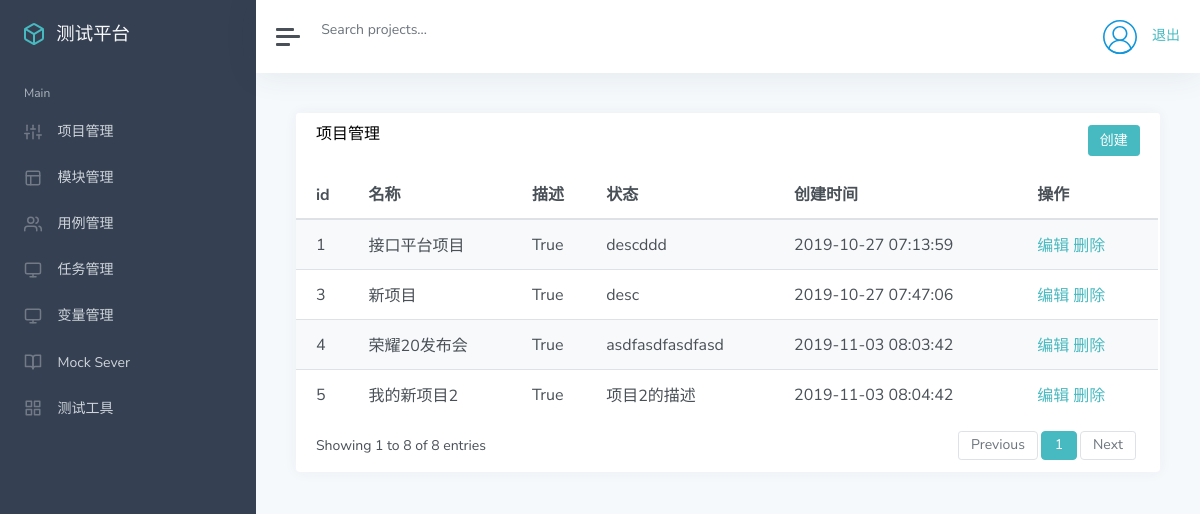
/manage/ (signed in), run on an earlier commit of the app's database.
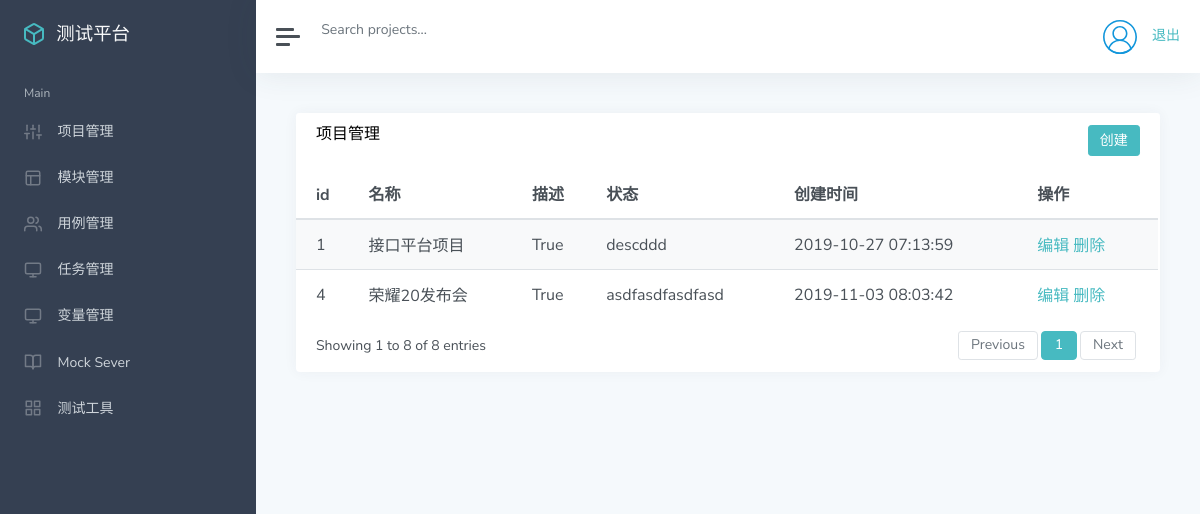
And on a later commit of the database.
### app_manage/models.py (models this page shows, shortened)
class Project(models.Model):
    name = models.CharField("名称", max_length=100, null=False, default="")
    describe = models.TextField("描述", default="")
    status = models.BooleanField("状态", default=True)
    update_time = models.DateTimeField("更新时间", auto_now=True)
    create_time = models.DateTimeField("创建时间", auto_now_add=True)

### app_manage/views/project_view.py (the view)
# urls.py: path('', project_view.list_project),
@login_required
def list_project(request):
    username = request.COOKIES.get('user', '')
    project_list = Project.objects.all()
    return render(request, "project/list.html", {"projects": project_list,
                                                 "user": username})

### templates/project/list.html (shortened to what this page needs)
{% extends "manage.html" %}
{% block manage %}
<div class="card flex-fill">
    <div class="card-header">
        <h5 class="card-title mb-0" style="float:left">项目管理</h5>
        <button onclick="add()" type="button" class="btn btn-primary" style="float:right">创建</button>
    </div>
    <div id="datatables-dashboard-traffic_wrapper" class="dataTables_wrapper dt-bootstrap4 no-footer">
        <div class="row">
            <div class="col-sm-12">
                <table id="datatables-dashboard-traffic" class="table table-striped my-0 dataTable no-footer"
                    role="grid" aria-describedby="datatables-dashboard-traffic_info">
                    <thead>
                        <tr role="row">
                            <th>id</th>
                            <th>名称</th>
                            <th>描述</th>
                            <th>状态</th>
                            <th>创建时间</th>
                            <th>操作</th>
                        </tr>
                    </thead>
                    <tbody>
                        {% for p in projects %}
                        <tr role="row" class="odd">
                            <td>{{ p.id }}</td>
                            <td>{{ p.name }}</td>
                            <td>{{ p.status }}</td>
                            <td>{{ p.describe }}</td>
                            <td>{{ p.create_time |date:"Y-m-d H:i:s"}}</td>
                            <td>
                                <a href="/manage/project_edit/{{p.id}}/">编辑</a>
                                <a href="/manage/project_delete/{{p.id}}/">删除</a>
                            </td>
                        </tr>
                        {% endfor %}
                    </tbody>
                </table>
            </div>
        </div>
        <div class="row">
            <div class="col-sm-12 col-md-5">
                <div class="dataTables_info" id="datatables-dashboard-traffic_info" role="status" aria-live="polite">
                    Showing 1 to 8 of 8 entries
                </div>
            </div>
            <div class="col-sm-12 col-md-7">
                <div class="dataTables_paginate paging_simple_numbers" id="datatables-dashboard-traffic_paginate">
                    <ul class="pagination">
                        <li class="paginate_button page-item previous disabled"
                            id="datatables-dashboard-traffic_previous">
                            <a href="#" aria-controls="datatables-dashboard-traffic" data-dt-idx="0" tabindex="0"
                                class="page-link">Previous</a>
                        </li>
                        <li class="paginate_button page-item active">
                            <a href="#" aria-controls="datatables-dashboard-traffic" data-dt-idx="1" tabindex="0"
                                class="page-link">1</a>
                        </li>
                        <li class="paginate_button page-item next disabled" id="datatables-dashboard-traffic_next">
                            <a href="#" aria-controls="datatables-dashboard-traffic" data-dt-idx="2" tabindex="0"
                                class="page-link">Next</a>
                        </li>
                    </ul>
                </div>
            </div>
        </div>
    </div>
</div>
{% endblock %}

What changed in the data, as far as the page shows it:
removed Project: id "3", name "新项目", status "True", describe "desc", create_time "2019-10-27 07:47:06"
removed Project: id "5", name "我的新项目2", status "True", describe "项目2的描述", create_time "2019-11-03 08:04:42"
